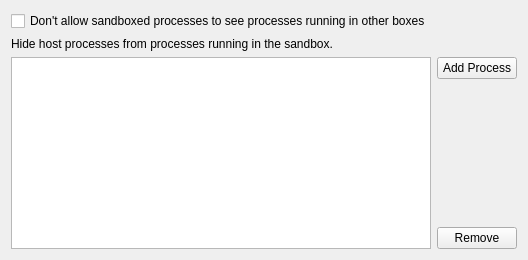
             <widget class="QWidget" name="tabHideProcesses">
              <property name="font">
               <font>
                <weight>50</weight>
                <bold>false</bold>
               </font>
              </property>
              <attribute name="title">
               <string>Hide Processes</string>
              </attribute>
              <layout class="QGridLayout" name="gridLayout_29">
               <item row="3" column="1">
                <spacer name="verticalSpacer_16">
                 <property name="orientation">
                  <enum>Qt::Vertical</enum>
                 </property>
                 <property name="sizeHint" stdset="0">
                  <size>
                   <width>20</width>
                   <height>40</height>
                  </size>
                 </property>
                </spacer>
               </item>
               <item row="2" column="1">
                <widget class="QPushButton" name="btnAddProcess">
                 <property name="text">
                  <string>Add Process</string>
                 </property>
                </widget>
               </item>
               <item row="2" column="0" rowspan="3">
                <widget class="QListWidget" name="lstProcesses"/>
               </item>
               <item row="1" column="0" colspan="2">
                <widget class="QLabel" name="label_24">
                 <property name="text">
                  <string>Hide host processes from processes running in the sandbox.</string>
                 </property>
                 <property name="wordWrap">
                  <bool>true</bool>
                 </property>
                </widget>
               </item>
               <item row="4" column="1">
                <widget class="QPushButton" name="btnDelProcess">
                 <property name="text">
                  <string>Remove</string>
                 </property>
                </widget>
               </item>
               <item row="0" column="0">
                <widget class="QCheckBox" name="chkHideOtherBoxes">
                 <property name="text">
                  <string>Don't allow sandboxed processes to see processes running in other boxes</string>
                 </property>
                </widget>
               </item>
              </layout>
             </widget>
